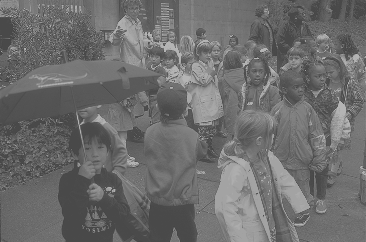
#> input picture kids.tif, 366 x 242 px
$ python histogram.py kids.tif
#> lines starting #> are read from the running program, lines starting #| are printed output that depends on the picture
#> in main, im is the input picture: PIL image 366x242 L; min 70, max 180, mean 108.6
import numpy as np
import matplotlib.pyplot as plt
from PIL import Image
import sys
from pathlib import Path

def gen_freq_hist(x: np.array, path: str):
#> called with path = 'kids.tif'
    plt.hist(x.flatten(), bins=np.linspace(0, 255, 256))
    plt.title("Histogram of " + path)
    plt.xlabel("pixel intensity")
    plt.ylabel("number of pixels")

    plt.savefig(Path(path).stem + '_hist.png')
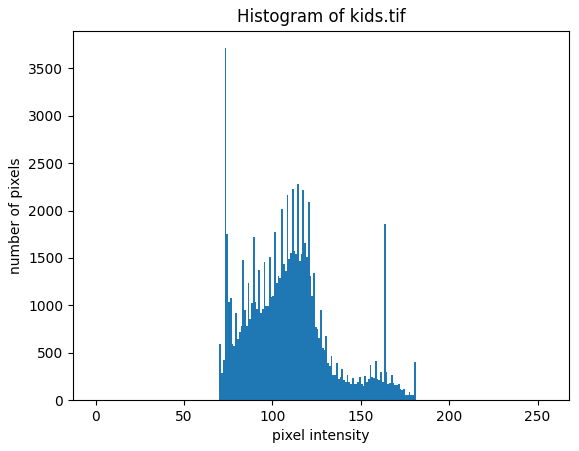
#> figure drawn by matplotlib, 1 panel; tallest bar 3712 high, from x = 73 to 74
    plt.close()

def equalize(x: np.array, path: str):
#> called with path = 'kids.tif'
    hist, bins = np.histogram(x.flatten(), bins=np.linspace(0, 255, 256))
#> hist = 255 values, max 3712 at index 73, min 0 at index 0, mean 347.3; bins = 256 values from 0 to 255
    cdf = hist.cumsum()
#> cdf = 255 values from 0 to 88572
    cdf_normalized = cdf * float(hist.max()) / cdf.max()
#> cdf_normalized = 255 values from 0 to 3712
    equalized_hist = np.interp(x, bins[:-1], cdf_normalized)
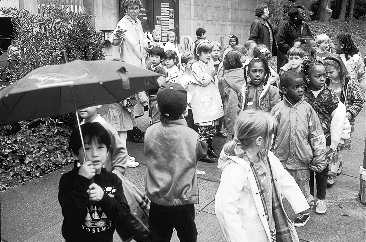
#> equalized_hist: shape (242, 366) float64; min 24.89, max 3712, mean 1884.6; drawn with min black and max white

    # Plot the normalized CDF
    plt.plot(cdf_normalized)
    plt.title('Normalized CDF')
    plt.xlabel('Pixel Intensity')
    plt.ylabel('CDF')
    plt.savefig(Path(path).stem + '_normalized_cdf.png')
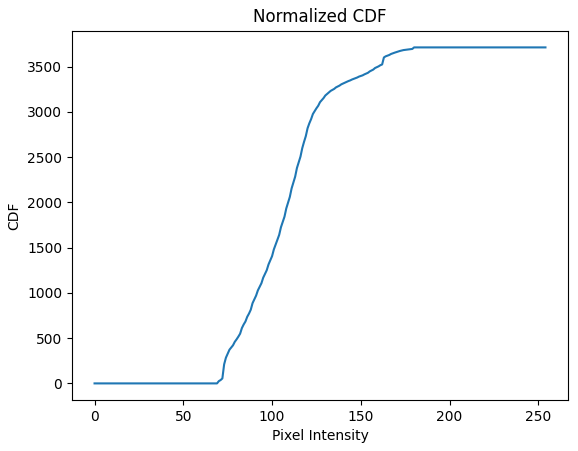
#> figure drawn by matplotlib, 1 panel; curve peaks at x = 180, y = 3712
    plt.close()

    # Plot the equalized histogram
    plt.hist(equalized_hist.flatten(), bins=256)
    plt.title('Equalized Histogram')
    plt.xlabel('Pixel Intensity')
    plt.ylabel('Frequency')
    plt.savefig(Path(path).stem + '_equalized_hist.png')
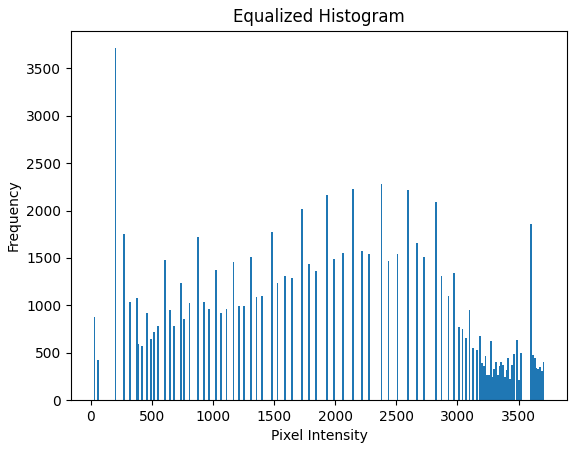
#> figure drawn by matplotlib, 1 panel; tallest bar 3712 high, from x = 197.7 to 212.1
    plt.close()

    plt.imsave(Path(path).stem + '_equalized.png', x, cmap='gray')
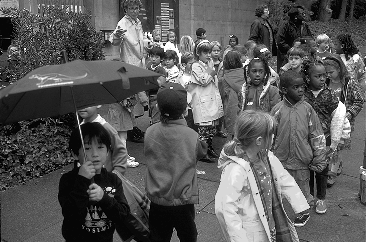
#> saved as kids_equalized.png: shape (242, 366, 3); min 0, max 255, mean 89.3

def stretch(input_image, T1, T2, path: str):
    # Ensure input image is of type uint8
#> called with T1 = 70, T2 = 180, path = 'kids.tif'
    input_image = np.asarray(input_image, dtype=np.uint8)

    # Create an output array of the same shape as the input image
    output_image = np.zeros_like(input_image)

    # Apply the contrast stretching transformation
    output_image[input_image <= T1] = 0
    output_image[input_image >= T2] = 255
    output_image[(input_image > T1) & (input_image < T2)] = ((input_image[(input_image > T1) & (input_image < T2)] - T1) / (T2 - T1)) * 255

    # Plot the equalized histogram
    plt.hist(output_image.flatten(), bins=np.linspace(0, 255, 256))
    plt.title('Stretched Histogram')
    plt.xlabel('Pixel Intensity')
    plt.ylabel('Frequency')
    plt.savefig(Path(path).stem + '_stretch_hist.png')
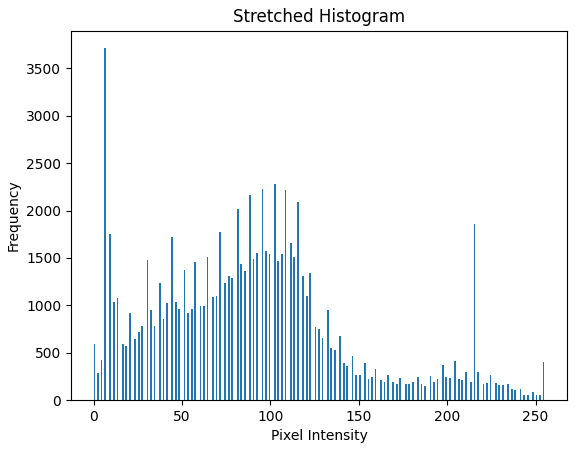
#> figure drawn by matplotlib, 1 panel; tallest bar 3712 high, from x = 6 to 7
    plt.close()

    plt.imsave(Path(path).stem + '_stretch.png', output_image, cmap='gray')

def main():
    path = sys.argv[1]
    gray = plt.get_cmap('gray', 256)
    im = Image.open(path)
    x = np.array(im)

    gen_freq_hist(x, path)
    equalize(x, path)
    stretch(x, 70, 180, path)


if __name__ == "__main__":
    main()
